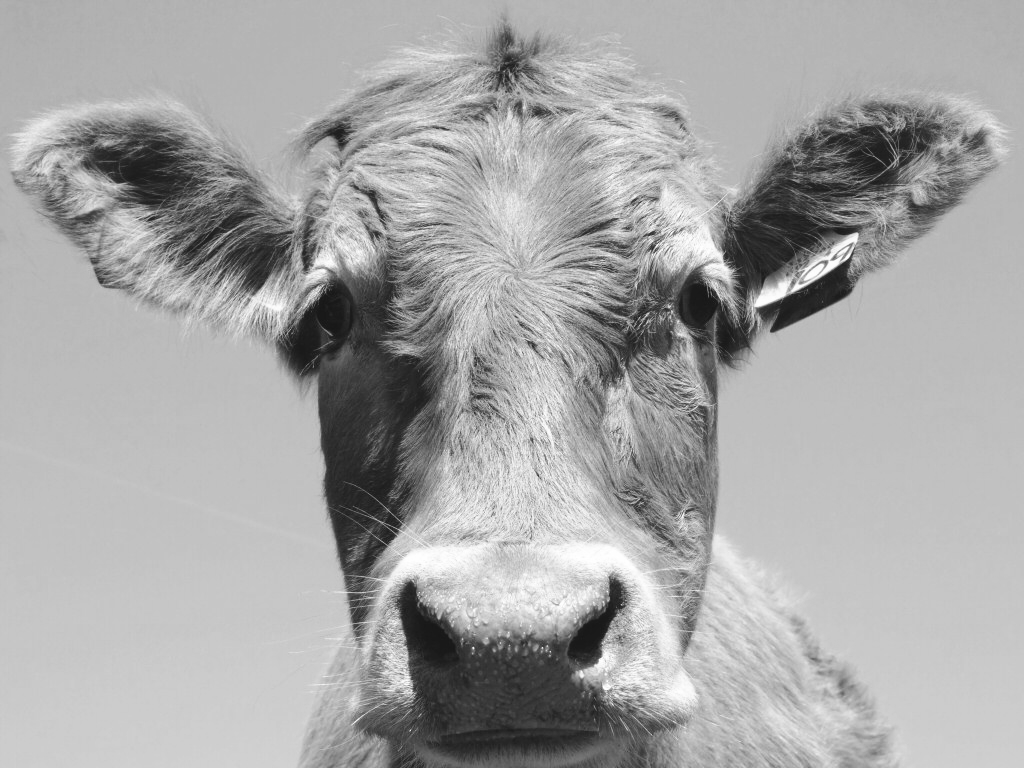
#> input picture Uke2/cow.png, 1024 x 768 px
$ python oblig_2_oppgave1.py
#> lines starting #> are read from the running program, lines starting #| are printed output that depends on the picture
import numpy as np
import matplotlib.pyplot as plt
from scipy import signal
from imageio import imread

img = imread('cow.png', as_gray=True)
#> img is the input picture: shape (768, 1024) float32; min 23, max 255, mean 166.6
N, M = img.shape
#> N = 768; M = 1024
pix = N*M
#> pix = 786432


def filter(N):
#> called with N = 15
    mv_filter = np.zeros((N,N))         #tom filter array med NxN størelse
    for i in range(N):
        for j in range(N):
            mv_filter[i][j] = 1/(N**2)  #N^2 gir total elementer i filteret
    return mv_filter

#15x15 middelverdifiltrering gjennom romlig konvolusjon
mv_15 = filter(15)                                      #får en middelverdi 15x15 filter
img_15 = signal.convolve2d(img, mv_15, 'valid')         #python's versjon av matlab 'convolve2'
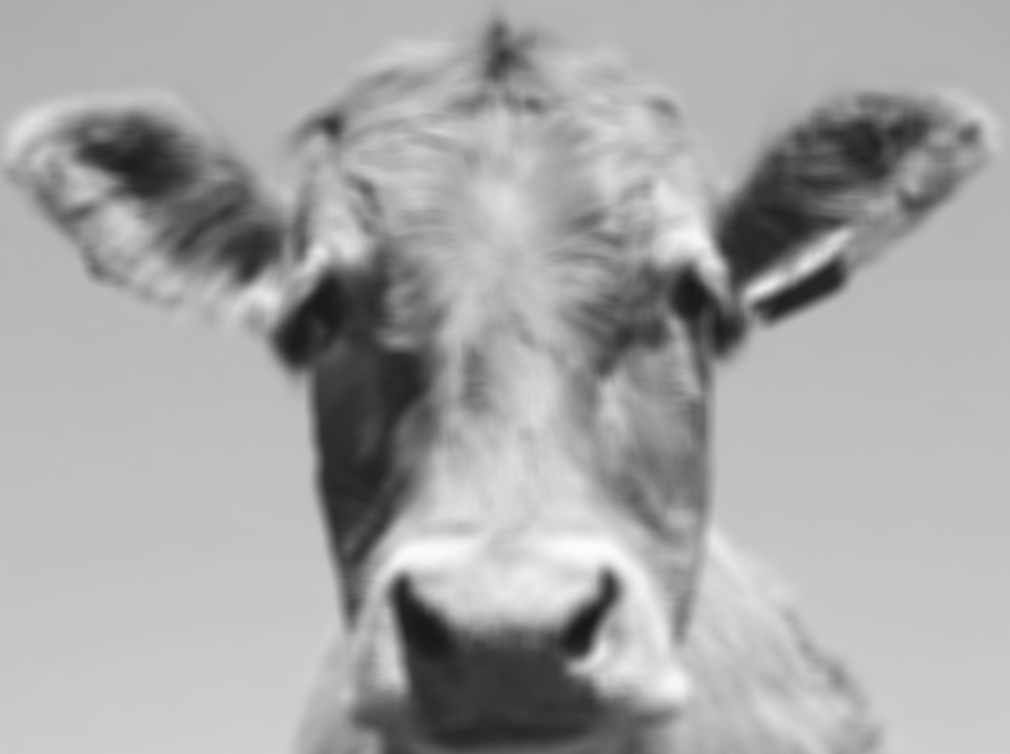
#> img_15: shape (754, 1010) float64; min 25.21, max 252.7, mean 166.3


#15x15 middelverdifiltrering gjennom Fourier
filt_f = np.fft.rfft2(mv_15, s=(N, M))                  #real Fast Fourier Transform 2D (filter)
image_f = np.fft.rfft2(img)                             #real Fast Fourier Transform 2D (image)
img_f = np.fft.irfft2(image_f*filt_f)                   #invers real fourier transform (irfft)
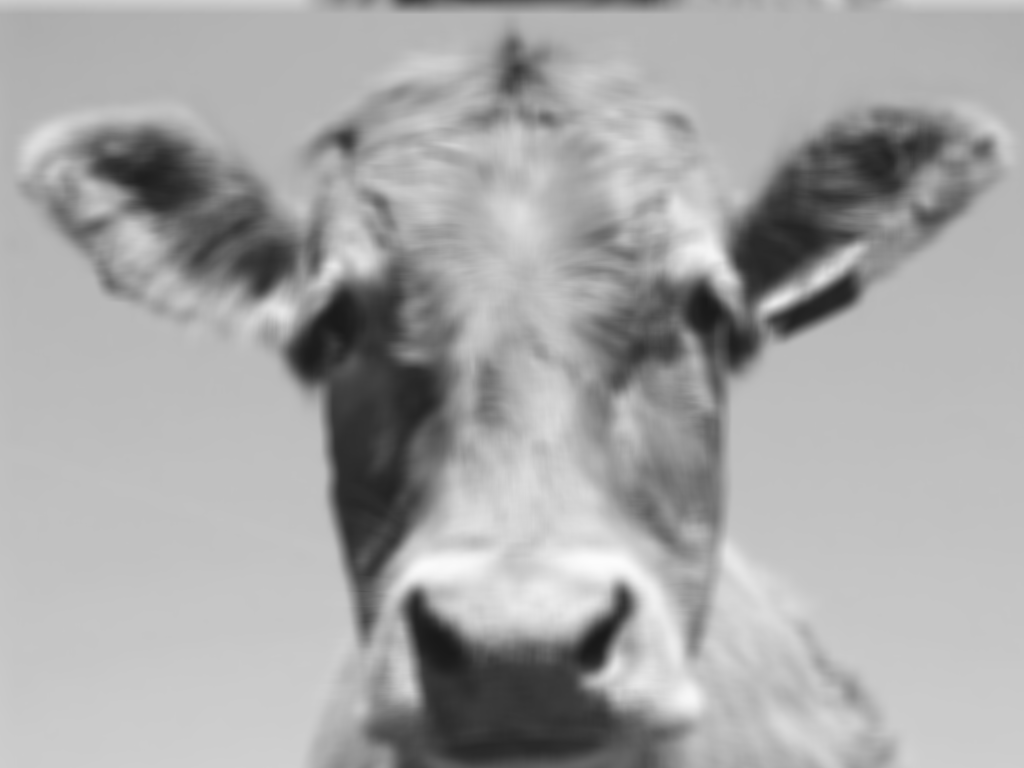
#> img_f: shape (768, 1024) float64; min 25.21, max 252.7, mean 166.6


plt.figure()
plt.title("Original")
plt.imshow(img, cmap='gray', vmin=0, vmax=255)
plt.show()

plt.figure()
plt.title("15x15 middelverdi-filtrert (konvulusjon)")
plt.imshow(img_15, cmap='gray', vmin=0, vmax=255)
plt.show()

plt.figure()
plt.title("15x15 middelverdi-filtrert (fourier)")
plt.imshow(img_f, cmap='gray', vmin=0, vmax=255)
plt.show()


#Oppgave 1.3
import time

def time_of(image, size):                          #tar in bilden og filter størelsen vi bruker
    mv_f = filter(size)                            #kjører funksjon som gir middelverdi filter-array

    #del 1, regner tiden på romlig konvulusjon
    start1 = time.time()
    img_conv = signal.convolve2d(img, mv_f, 'valid')
    romlig_conv_time =  time.time() - start1

    #del 2, regner tiden på FFT
    start2 = time.time()
    filt_f = np.fft.rfft2(mv_f, s=(N, M))         #real Fast Fourier Transform 2D (filter)
    image_f = np.fft.rfft2(img)                   #real Fast Fourier Transform 2D (image)
    img_f = np.fft.irfft2(image_f*filt_f)         #invers real fourier transform (irfft)
    fourier_time = time.time() - start2

    return(romlig_conv_time, fourier_time)


img = imread('cow.png', as_gray=True)

n = np.linspace(5, 50, 10)     #array som har tallene som brukes for filter dimensjon
#print(n)                      #sjekker om jeg får rikktig array

konv = []
fourier = []
for i in range(len(n)):        #loop som skal teste tiden til dimensjonene i n-array
    size = int(n[i])
    k, f = time_of(img, size)
    konv.append(k)
    fourier.append(f)
#> this loop made 10 passes
#> (k, f) on passes 1 to 10: (0.0945, 0.0779), (0.198, 0.0446), (0.346, 0.0205), (0.614, 0.0206), (0.965, 0.0205), (1.38, 0.0202), (1.85, 0.0208), (2.32, 0.0223), (3.05, 0.0204), (4.26, 0.0224)
#> pass 1, in time_of, `img_f = np.fft.irfft2(image_f*filt_f)`:
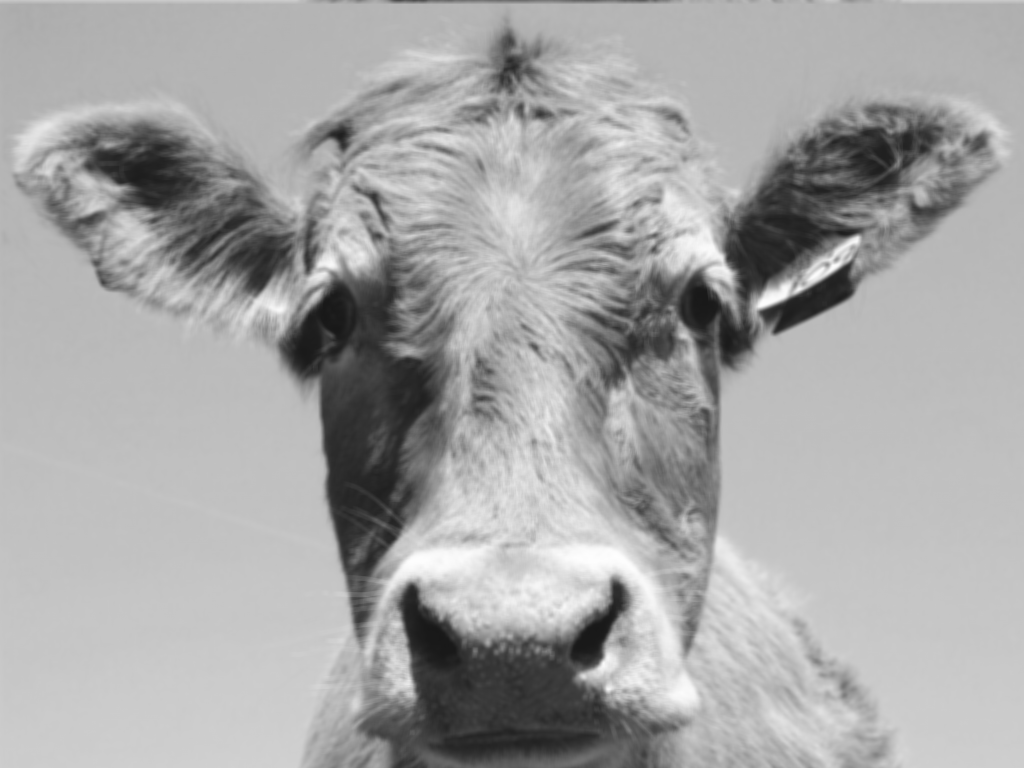
#> img_f: shape (768, 1024) float64; min 24.32, max 254.1, mean 166.6
#> pass 2, in time_of (call 2), `img_f = np.fft.irfft2(image_f*filt_f)`:
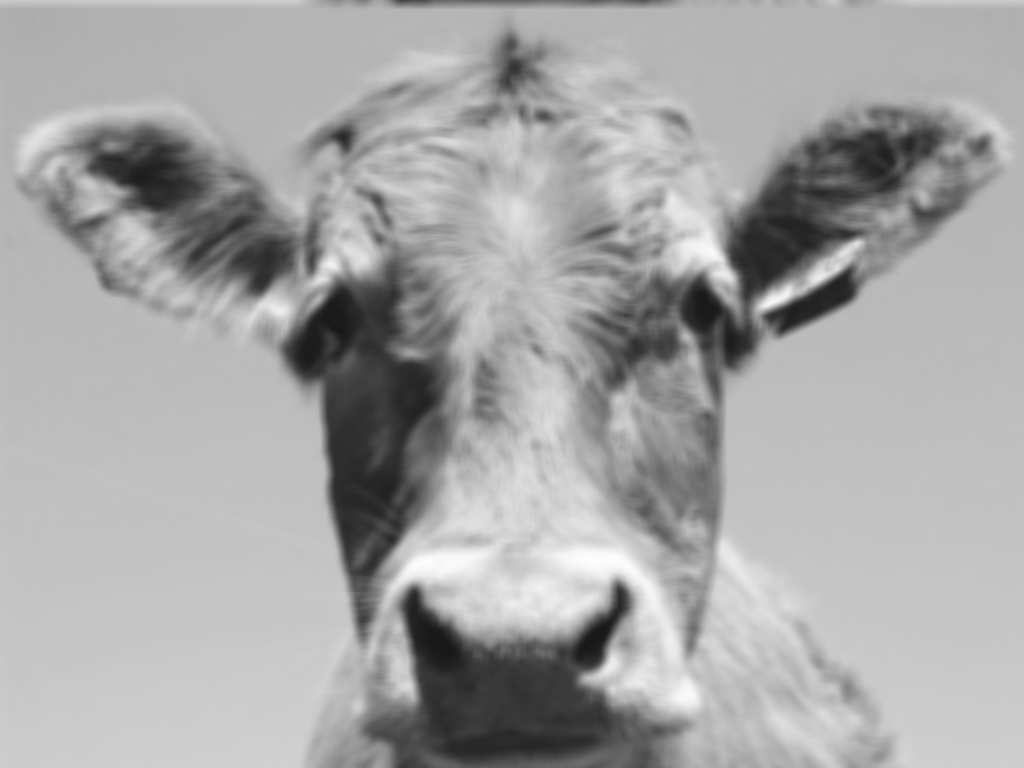
#> img_f: shape (768, 1024) float64; min 25.01, max 253.4, mean 166.6
#> after the loop, fourier = [0.0779, 0.0446, 0.0205, 0.0206, 0.0205, 0.0202, 0.0208, 0.0223, 0.0204, 0.0224]; konv = [0.0945, 0.198, 0.346, 0.614, 0.965, 1.38, 1.85, 2.32, 3.05, 4.26]


plt.plot(n, konv, label = 'konvulusjon')
plt.plot(n, fourier, label = 'fourier')
plt.title('Romlig konv. og Fourier Kjøretider')
plt.xlabel('Filter dimensjon [NxN]')
plt.ylabel('Tid [sekunder]')
plt.legend()
plt.show()
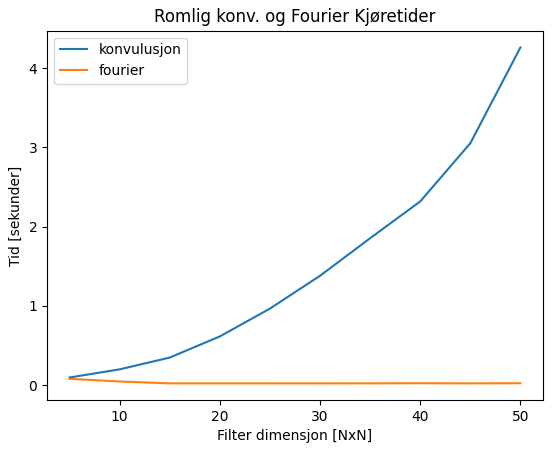
#> figure drawn by matplotlib, 1 panel; curve peaks at x = 50, y = 4.26; curve peaks at x = 5, y = 0.0779
